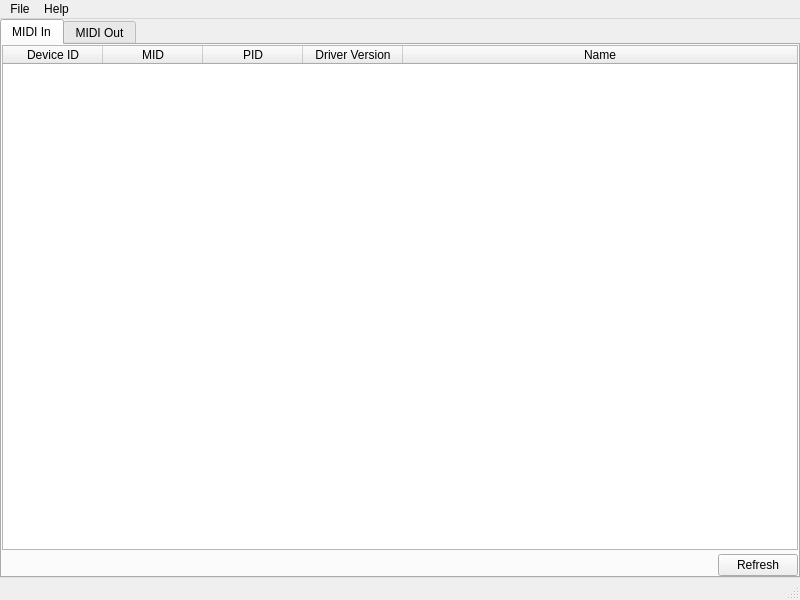
<?xml version="1.0" encoding="UTF-8"?>
<ui version="4.0">
 <class>LTMainWindow</class>
 <widget class="QMainWindow" name="LTMainWindow">
  <property name="geometry">
   <rect>
    <x>0</x>
    <y>0</y>
    <width>800</width>
    <height>600</height>
   </rect>
  </property>
  <property name="sizePolicy">
   <sizepolicy hsizetype="Minimum" vsizetype="Minimum">
    <horstretch>0</horstretch>
    <verstretch>0</verstretch>
   </sizepolicy>
  </property>
  <property name="windowTitle">
   <string>MainWindow</string>
  </property>
  <widget class="QWidget" name="centralwidget">
   <layout class="QVBoxLayout" name="verticalLayout">
    <property name="spacing">
     <number>0</number>
    </property>
    <property name="leftMargin">
     <number>0</number>
    </property>
    <property name="topMargin">
     <number>0</number>
    </property>
    <property name="rightMargin">
     <number>0</number>
    </property>
    <property name="bottomMargin">
     <number>0</number>
    </property>
    <item>
     <widget class="QTabWidget" name="tabBar">
      <property name="currentIndex">
       <number>0</number>
      </property>
      <widget class="QWidget" name="midiInTab">
       <property name="sizePolicy">
        <sizepolicy hsizetype="MinimumExpanding" vsizetype="MinimumExpanding">
         <horstretch>0</horstretch>
         <verstretch>0</verstretch>
        </sizepolicy>
       </property>
       <attribute name="title">
        <string>MIDI In</string>
       </attribute>
       <layout class="QVBoxLayout" name="verticalLayout_2">
        <property name="spacing">
         <number>4</number>
        </property>
        <property name="leftMargin">
         <number>0</number>
        </property>
        <property name="topMargin">
         <number>0</number>
        </property>
        <property name="rightMargin">
         <number>0</number>
        </property>
        <property name="bottomMargin">
         <number>0</number>
        </property>
        <item>
         <widget class="QTableWidget" name="midiInTable">
          <property name="sizePolicy">
           <sizepolicy hsizetype="Minimum" vsizetype="MinimumExpanding">
            <horstretch>0</horstretch>
            <verstretch>0</verstretch>
           </sizepolicy>
          </property>
          <property name="alternatingRowColors">
           <bool>true</bool>
          </property>
          <property name="sortingEnabled">
           <bool>true</bool>
          </property>
          <property name="columnCount">
           <number>5</number>
          </property>
          <attribute name="horizontalHeaderStretchLastSection">
           <bool>true</bool>
          </attribute>
          <attribute name="verticalHeaderVisible">
           <bool>false</bool>
          </attribute>
          <column>
           <property name="text">
            <string>Device ID</string>
           </property>
          </column>
          <column>
           <property name="text">
            <string>MID</string>
           </property>
          </column>
          <column>
           <property name="text">
            <string>PID</string>
           </property>
          </column>
          <column>
           <property name="text">
            <string>Driver Version</string>
           </property>
          </column>
          <column>
           <property name="text">
            <string>Name</string>
           </property>
          </column>
         </widget>
        </item>
        <item>
         <layout class="QHBoxLayout" name="horizontalLayout_2">
          <item>
           <spacer name="horizontalSpacer">
            <property name="orientation">
             <enum>Qt::Horizontal</enum>
            </property>
            <property name="sizeHint" stdset="0">
             <size>
              <width>40</width>
              <height>20</height>
             </size>
            </property>
           </spacer>
          </item>
          <item>
           <widget class="QPushButton" name="midiInRefreshButton">
            <property name="sizePolicy">
             <sizepolicy hsizetype="Minimum" vsizetype="Minimum">
              <horstretch>0</horstretch>
              <verstretch>0</verstretch>
             </sizepolicy>
            </property>
            <property name="text">
             <string>Refresh</string>
            </property>
           </widget>
          </item>
         </layout>
        </item>
       </layout>
      </widget>
      <widget class="QWidget" name="midiOutTab">
       <property name="sizePolicy">
        <sizepolicy hsizetype="Minimum" vsizetype="MinimumExpanding">
         <horstretch>0</horstretch>
         <verstretch>0</verstretch>
        </sizepolicy>
       </property>
       <attribute name="title">
        <string>MIDI Out</string>
       </attribute>
       <layout class="QVBoxLayout" name="verticalLayout_5">
        <property name="spacing">
         <number>4</number>
        </property>
        <property name="leftMargin">
         <number>0</number>
        </property>
        <property name="topMargin">
         <number>0</number>
        </property>
        <property name="rightMargin">
         <number>0</number>
        </property>
        <property name="bottomMargin">
         <number>0</number>
        </property>
        <item>
         <widget class="QTableWidget" name="midiOutTable">
          <property name="sizePolicy">
           <sizepolicy hsizetype="Minimum" vsizetype="MinimumExpanding">
            <horstretch>0</horstretch>
            <verstretch>0</verstretch>
           </sizepolicy>
          </property>
          <property name="alternatingRowColors">
           <bool>true</bool>
          </property>
          <property name="sortingEnabled">
           <bool>true</bool>
          </property>
          <attribute name="horizontalHeaderStretchLastSection">
           <bool>true</bool>
          </attribute>
          <attribute name="verticalHeaderVisible">
           <bool>false</bool>
          </attribute>
          <column>
           <property name="text">
            <string>Device ID</string>
           </property>
          </column>
          <column>
           <property name="text">
            <string>MID</string>
           </property>
          </column>
          <column>
           <property name="text">
            <string>PID</string>
           </property>
          </column>
          <column>
           <property name="text">
            <string>Driver Version</string>
           </property>
          </column>
          <column>
           <property name="text">
            <string>Technology</string>
           </property>
          </column>
          <column>
           <property name="text">
            <string>Voices</string>
           </property>
          </column>
          <column>
           <property name="text">
            <string>Notes</string>
           </property>
          </column>
          <column>
           <property name="text">
            <string>Channel Mask</string>
           </property>
          </column>
          <column>
           <property name="text">
            <string>Name</string>
           </property>
          </column>
         </widget>
        </item>
        <item>
         <layout class="QHBoxLayout" name="horizontalLayout_3">
          <item>
           <spacer name="horizontalSpacer_2">
            <property name="orientation">
             <enum>Qt::Horizontal</enum>
            </property>
            <property name="sizeHint" stdset="0">
             <size>
              <width>40</width>
              <height>20</height>
             </size>
            </property>
           </spacer>
          </item>
          <item>
           <widget class="QPushButton" name="midiOutRefreshButton">
            <property name="sizePolicy">
             <sizepolicy hsizetype="Minimum" vsizetype="Minimum">
              <horstretch>0</horstretch>
              <verstretch>0</verstretch>
             </sizepolicy>
            </property>
            <property name="text">
             <string>Refresh</string>
            </property>
           </widget>
          </item>
         </layout>
        </item>
       </layout>
      </widget>
     </widget>
    </item>
   </layout>
  </widget>
  <widget class="QMenuBar" name="menubar">
   <property name="geometry">
    <rect>
     <x>0</x>
     <y>0</y>
     <width>800</width>
     <height>17</height>
    </rect>
   </property>
   <widget class="QMenu" name="menuFile">
    <property name="title">
     <string>File</string>
    </property>
   </widget>
   <widget class="QMenu" name="menuHelp">
    <property name="title">
     <string>Help</string>
    </property>
   </widget>
   <addaction name="menuFile"/>
   <addaction name="menuHelp"/>
  </widget>
  <widget class="QStatusBar" name="mainWindowStatusBar"/>
 </widget>
 <resources/>
 <connections/>
</ui>
